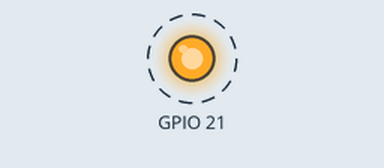
Simulated run of this program. Board: Raspberry Pi (BCM pin numbers). Parts: output pins drawn as LEDs (lit = HIGH). Dashed ring = blinking. At 30.0 s the program stops and its outputs stay as they are.

Above: at 0.15 s.
Timing chart, 0 to 3.0 s (numbered marks = the images above):
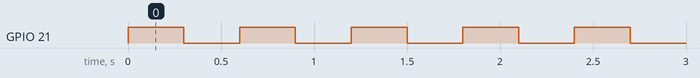

Measured:
- by itself, GPIO 21: alternates HIGH for 0.30 s and LOW for 0.30 s, 100 changes in all, then stays LOW

The program:

blikani.py
```python
#!/usr/bin/env python3
# -*- coding: utf-8 -*-

import sys, os
import RPi.GPIO as GPIO
from time import sleep

def blink(pin):
        GPIO.output(pin,GPIO.HIGH)
        sleep(0.3)
        GPIO.output(pin,GPIO.LOW)
        sleep(0.3)
        return

GPIO.setmode(GPIO.BCM)
GPIO.setup(21, GPIO.OUT)

for i in range(0,50):
        blink(21)

GPIO.cleanup()   
```
